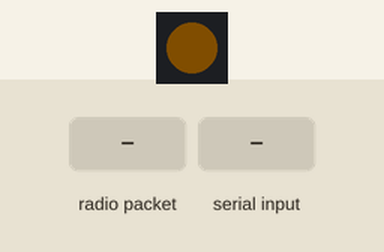
Recording of a program running on a simulated ESP32-S3. Parts: 1 RGB LEDs in strip order, left to right. The inputs (shaded band) are chosen by the test bench. Dim RGB values are drawn brighter than linear; no radio packets arrive unless stated; what the program prints to the serial monitor is not drawn.

Above: at 1.2 s.
1.3 s: radio packet "RESET_STATS" arrives
2.8 s: "RESET_STATS\n" received over Serial
4.3 s: "c\n" received over Serial
5.8 s: "1\n" received over Serial
Timing chart, 0 to 8.3 s (numbered marks = the images above; inputs shaded):
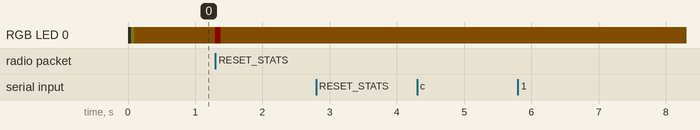

The program:

main.cpp
```cpp
#include <Arduino.h>
#include <Adafruit_NeoPixel.h>
#include <LoRa.h>
#include <SPI.h>

// Ground-side standalone LoRa link stability receiver.
// Receives fixed packets from rocket_lora_link_test and streams CSV reports to PC GUI.

static constexpr uint32_t kSerialBaud = 115200;

// Competition ground LoRa pins.
static constexpr int kLoraSck = 9;
static constexpr int kLoraMiso = 10;
static constexpr int kLoraMosi = 11;
static constexpr int kLoraNss = 12;
static constexpr int kLoraDio0 = 6;
static constexpr int kLoraDio1 = 5;
static constexpr int kLoraRst = 7;

static constexpr int kRgbPin = 48;
static constexpr int kRgbCount = 1;

// LoRa parameters from the agreed test table.
static constexpr long kLoraFreq = 433000000;
static constexpr long kLoraBw = 125E3;
static constexpr int kLoraSf = 9;
static constexpr int kLoraCr = 5;  // 4/5
static constexpr int kLoraPreambleLen = 8;
static constexpr byte kLoraSyncWord = 0x12;

static constexpr uint8_t kDefaultPacketLen = 16;
static constexpr uint8_t kGpsPacketLen = 40;
static constexpr uint8_t kMagic0 = 'L';
static constexpr uint8_t kMagic1 = 'Q';
static constexpr uint8_t kDefaultProtocolVersion = 3;
static constexpr uint8_t kGpsProtocolVersion = 4;
static constexpr uint8_t kPacketTypeDefault = 0xA5;
static constexpr uint8_t kPacketTypeGps = 0x47;
static constexpr uint32_t kLoraRetryMs = 3000;
static constexpr uint32_t kReportIntervalMs = 250;
static constexpr uint32_t kLinkTimeoutMs = 3000;
static constexpr uint32_t kEstimatedAirtimeMs = 247;
static constexpr float kEstimatedMaxPayloadHz = 1000.0f / static_cast<float>(kEstimatedAirtimeMs);

static SPIClass lora_spi(FSPI);
static Adafruit_NeoPixel rgb(kRgbCount, kRgbPin, NEO_GRB + NEO_KHZ800);

static bool lora_ready = false;
static bool have_seq = false;
static uint32_t last_lora_retry_ms = 0;
static uint32_t last_report_ms = 0;
static uint32_t last_rx_ms = 0;
static uint32_t first_rx_ms = 0;
static uint32_t last_seq = 0;
static uint32_t rx_valid = 0;
static uint32_t rx_bad = 0;
static uint32_t missing = 0;
static uint32_t duplicate = 0;
static uint32_t out_of_order = 0;
static uint32_t last_tx_ms = 0;
static uint32_t last_interval_ms = 0;
static uint32_t last_packet_gap_ms = 0;
static uint32_t min_packet_gap_ms = 0xFFFFFFFFUL;
static uint32_t max_packet_gap_ms = 0;
static char last_packet_type[8] = "none";
static char gps_status[16] = "---";
static bool gps_valid = false;
static double gps_lat = 0.0;
static double gps_lon = 0.0;
static double gps_alt_m = 0.0;
static uint8_t gps_sat = 0;
static float gps_hdop = 0.0f;
static uint16_t gps_fix_age_ms = 0;
static uint8_t gps_baud_code = 0;
static int last_rssi = 0;
static int min_rssi = 127;
static int max_rssi = -127;
static float avg_rssi = 0.0f;
static float last_snr = 0.0f;
static float min_snr = 99.0f;
static float max_snr = -99.0f;
static float avg_snr = 0.0f;
static char command_line[32];
static uint8_t command_idx = 0;
static uint32_t led_until_ms = 0;
static uint32_t led_color = 0;

static void set_led(uint8_t r, uint8_t g, uint8_t b, uint32_t hold_ms = 0) {
  led_color = rgb.Color(r, g, b);
  rgb.setPixelColor(0, led_color);
  rgb.show();
  led_until_ms = hold_ms == 0 ? 0 : millis() + hold_ms;
}

static void update_idle_led(uint32_t now_ms) {
  if (led_until_ms != 0 && static_cast<int32_t>(now_ms - led_until_ms) < 0) {
    return;
  }
  led_until_ms = 0;
  if (!lora_ready) {
    set_led(80, 0, 0);
    return;
  }
  if (last_rx_ms == 0 || now_ms - last_rx_ms > kLinkTimeoutMs) {
    set_led(40, 24, 0);
    return;
  }
  set_led(0, 0, 32);
}

static uint16_t read_u16_le(const uint8_t *buf, size_t idx) {
  return static_cast<uint16_t>(buf[idx]) |
         (static_cast<uint16_t>(buf[idx + 1]) << 8);
}

static uint32_t read_u32_le(const uint8_t *buf, size_t idx) {
  return static_cast<uint32_t>(buf[idx]) |
         (static_cast<uint32_t>(buf[idx + 1]) << 8) |
         (static_cast<uint32_t>(buf[idx + 2]) << 16) |
         (static_cast<uint32_t>(buf[idx + 3]) << 24);
}

static int32_t read_i32_le(const uint8_t *buf, size_t idx) {
  return static_cast<int32_t>(read_u32_le(buf, idx));
}

static uint8_t xor_crc(const uint8_t *buf, size_t len) {
  uint8_t crc = 0;
  for (size_t i = 0; i < len; i++) {
    crc ^= buf[i];
  }
  return crc;
}

static bool is_valid_default_packet(const uint8_t *buf, size_t len) {
  if (!buf || len != kDefaultPacketLen) {
    return false;
  }
  if (buf[0] != kMagic0 || buf[1] != kMagic1) {
    return false;
  }
  if (buf[2] != kDefaultProtocolVersion || buf[3] != kDefaultPacketLen) {
    return false;
  }
  if (buf[14] != kPacketTypeDefault) {
    return false;
  }
  return xor_crc(buf, kDefaultPacketLen - 1) == buf[kDefaultPacketLen - 1];
}

static bool is_valid_gps_packet(const uint8_t *buf, size_t len) {
  if (!buf || len != kGpsPacketLen) {
    return false;
  }
  if (buf[0] != kMagic0 || buf[1] != kMagic1) {
    return false;
  }
  if (buf[2] != kGpsProtocolVersion || buf[3] != kGpsPacketLen) {
    return false;
  }
  if (buf[14] != kPacketTypeGps || buf[35] != 0xA5) {
    return false;
  }
  return xor_crc(buf, kGpsPacketLen - 1) == buf[kGpsPacketLen - 1];
}

static void reset_stats() {
  have_seq = false;
  first_rx_ms = 0;
  last_rx_ms = 0;
  last_seq = 0;
  rx_valid = 0;
  rx_bad = 0;
  missing = 0;
  duplicate = 0;
  out_of_order = 0;
  last_tx_ms = 0;
  last_interval_ms = 0;
  last_packet_gap_ms = 0;
  min_packet_gap_ms = 0xFFFFFFFFUL;
  max_packet_gap_ms = 0;
  strncpy(last_packet_type, "none", sizeof(last_packet_type));
  strncpy(gps_status, "---", sizeof(gps_status));
  gps_valid = false;
  gps_lat = 0.0;
  gps_lon = 0.0;
  gps_alt_m = 0.0;
  gps_sat = 0;
  gps_hdop = 0.0f;
  gps_fix_age_ms = 0;
  gps_baud_code = 0;
  last_rssi = 0;
  min_rssi = 127;
  max_rssi = -127;
  avg_rssi = 0.0f;
  last_snr = 0.0f;
  min_snr = 99.0f;
  max_snr = -99.0f;
  avg_snr = 0.0f;
}

static bool init_lora() {
  pinMode(kLoraNss, OUTPUT);
  digitalWrite(kLoraNss, HIGH);
  pinMode(kLoraRst, OUTPUT);
  digitalWrite(kLoraRst, HIGH);
  pinMode(kLoraDio0, INPUT);
  pinMode(kLoraDio1, INPUT);

  lora_spi.begin(kLoraSck, kLoraMiso, kLoraMosi, kLoraNss);
  LoRa.setSPI(lora_spi);
  LoRa.setPins(kLoraNss, kLoraRst, kLoraDio0);

  digitalWrite(kLoraRst, LOW);
  delay(10);
  digitalWrite(kLoraRst, HIGH);
  delay(20);

  if (!LoRa.begin(kLoraFreq)) {
    return false;
  }

  LoRa.setSyncWord(kLoraSyncWord);
  LoRa.setSpreadingFactor(kLoraSf);
  LoRa.setSignalBandwidth(kLoraBw);
  LoRa.setCodingRate4(kLoraCr);
  LoRa.setPreambleLength(kLoraPreambleLen);
  LoRa.enableCrc();
  LoRa.disableInvertIQ();
  LoRa.receive();
  return true;
}

static void maintain_lora(uint32_t now_ms) {
  if (lora_ready || now_ms - last_lora_retry_ms < kLoraRetryMs) {
    return;
  }
  last_lora_retry_ms = now_ms;
  lora_ready = init_lora();
  Serial.println(lora_ready ? "# lora_rx_ready" : "# lora_rx_init_failed");
}

static void update_seq_stats(uint32_t seq) {
  if (!have_seq) {
    have_seq = true;
    last_seq = seq;
    return;
  }

  const uint32_t delta = seq - last_seq;
  if (delta == 0) {
    duplicate++;
    return;
  }
  if (delta > 0x80000000UL) {
    out_of_order++;
    return;
  }

  if (delta > 1) {
    missing += delta - 1;
  }
  last_seq = seq;
}

static void update_signal_stats(int rssi, float snr) {
  if (rx_valid == 1) {
    avg_rssi = rssi;
    avg_snr = snr;
  } else {
    avg_rssi += (static_cast<float>(rssi) - avg_rssi) / static_cast<float>(rx_valid);
    avg_snr += (snr - avg_snr) / static_cast<float>(rx_valid);
  }

  if (rssi < min_rssi) {
    min_rssi = rssi;
  }
  if (rssi > max_rssi) {
    max_rssi = rssi;
  }
  if (snr < min_snr) {
    min_snr = snr;
  }
  if (snr > max_snr) {
    max_snr = snr;
  }
}

static void handle_lora_rx() {
  const int packet_size = LoRa.parsePacket();
  if (packet_size <= 0) {
    return;
  }

  uint8_t packet[64];
  size_t len = 0;
  while (LoRa.available() && len < sizeof(packet)) {
    packet[len++] = static_cast<uint8_t>(LoRa.read());
  }
  while (LoRa.available()) {
    LoRa.read();
  }

  last_rssi = LoRa.packetRssi();
  last_snr = LoRa.packetSnr();

  const bool is_default_packet = is_valid_default_packet(packet, len);
  const bool is_gps_packet = is_valid_gps_packet(packet, len);
  if (!is_default_packet && !is_gps_packet) {
    rx_bad++;
    set_led(80, 0, 0, 80);
    LoRa.receive();
    return;
  }

  const uint32_t seq = read_u32_le(packet, 4);
  last_tx_ms = read_u32_le(packet, 8);
  last_interval_ms = read_u16_le(packet, 12);
  if (is_gps_packet) {
    strncpy(last_packet_type, "gps", sizeof(last_packet_type));
    const uint8_t flags = packet[15];
    gps_valid = (flags & 0x01) != 0;
    gps_lat = static_cast<double>(read_i32_le(packet, 16)) / 10000000.0;
    gps_lon = static_cast<double>(read_i32_le(packet, 20)) / 10000000.0;
    gps_alt_m = static_cast<double>(read_i32_le(packet, 24)) / 100.0;
    gps_sat = packet[28];
    gps_hdop = static_cast<float>(read_u16_le(packet, 29)) / 100.0f;
    gps_fix_age_ms = read_u16_le(packet, 31);
    gps_baud_code = packet[33];
    switch (packet[34]) {
      case 2:
        strncpy(gps_status, "FIX", sizeof(gps_status));
        break;
      case 1:
        strncpy(gps_status, "WAIT_FIX", sizeof(gps_status));
        break;
      default:
        strncpy(gps_status, "NO_DATA", sizeof(gps_status));
        break;
    }
  } else {
    strncpy(last_packet_type, "default", sizeof(last_packet_type));
  }

  const uint32_t now_ms = millis();
  if (rx_valid == 0) {
    first_rx_ms = now_ms;
  } else {
    last_packet_gap_ms = now_ms - last_rx_ms;
    if (last_packet_gap_ms < min_packet_gap_ms) {
      min_packet_gap_ms = last_packet_gap_ms;
    }
    if (last_packet_gap_ms > max_packet_gap_ms) {
      max_packet_gap_ms = last_packet_gap_ms;
    }
  }

  rx_valid++;
  last_rx_ms = now_ms;
  update_seq_stats(seq);
  update_signal_stats(last_rssi, last_snr);
  set_led(0, 80, 0, 12);

  LoRa.receive();
}

static void print_header() {
  Serial.println("report_ms,link,rx_valid,expected,missing,loss_pct,rx_rate_hz,bad,dup,old,last_seq,rssi,snr,avg_rssi,avg_snr,min_rssi,min_snr,max_rssi,max_snr,last_gap_ms,min_gap_ms,max_gap_ms,last_rx_age_ms,lora_ready,packet_type,gps_status,gps_valid,lat,lon,alt_m,sat,hdop,gps_fix_age_ms,gps_baud_code");
}

static void print_report(uint32_t now_ms) {
  const uint32_t expected = rx_valid + missing;
  const float loss_pct = expected == 0 ? 0.0f : 100.0f * static_cast<float>(missing) / static_cast<float>(expected);
  const float elapsed_s = first_rx_ms == 0 ? 0.0f : static_cast<float>(now_ms - first_rx_ms) / 1000.0f;
  const float rx_hz = elapsed_s <= 0.0f ? 0.0f : static_cast<float>(rx_valid) / elapsed_s;
  const uint32_t age_ms = last_rx_ms == 0 ? 0xFFFFFFFFUL : now_ms - last_rx_ms;
  const bool link_ok = lora_ready && last_rx_ms != 0 && age_ms <= kLinkTimeoutMs;

  Serial.print(now_ms);
  Serial.print(',');
  Serial.print(link_ok ? "OK" : (lora_ready ? "WAIT" : "LORA_FAIL"));
  Serial.print(',');
  Serial.print(rx_valid);
  Serial.print(',');
  Serial.print(expected);
  Serial.print(',');
  Serial.print(missing);
  Serial.print(',');
  Serial.print(loss_pct, 3);
  Serial.print(',');
  Serial.print(rx_hz, 3);
  Serial.print(',');
  Serial.print(rx_bad);
  Serial.print(',');
  Serial.print(duplicate);
  Serial.print(',');
  Serial.print(out_of_order);
  Serial.print(',');
  Serial.print(have_seq ? last_seq : 0);
  Serial.print(',');
  Serial.print(last_rssi);
  Serial.print(',');
  Serial.print(last_snr, 2);
  Serial.print(',');
  Serial.print(avg_rssi, 2);
  Serial.print(',');
  Serial.print(avg_snr, 2);
  Serial.print(',');
  Serial.print(min_rssi == 127 ? 0 : min_rssi);
  Serial.print(',');
  Serial.print(min_snr == 99.0f ? 0.0f : min_snr, 2);
  Serial.print(',');
  Serial.print(max_rssi == -127 ? 0 : max_rssi);
  Serial.print(',');
  Serial.print(max_snr == -99.0f ? 0.0f : max_snr, 2);
  Serial.print(',');
  Serial.print(last_packet_gap_ms);
  Serial.print(',');
  Serial.print(min_packet_gap_ms == 0xFFFFFFFFUL ? 0 : min_packet_gap_ms);
  Serial.print(',');
  Serial.print(max_packet_gap_ms);
  Serial.print(',');
  Serial.print(age_ms);
  Serial.print(',');
  Serial.print(lora_ready ? 1 : 0);
  Serial.print(',');
  Serial.print(last_packet_type);
  Serial.print(',');
  Serial.print(gps_status);
  Serial.print(',');
  Serial.print(gps_valid ? 1 : 0);
  Serial.print(',');
  Serial.print(gps_valid ? gps_lat : 0.0, 7);
  Serial.print(',');
  Serial.print(gps_valid ? gps_lon : 0.0, 7);
  Serial.print(',');
  Serial.print(gps_alt_m, 2);
  Serial.print(',');
  Serial.print(gps_sat);
  Serial.print(',');
  Serial.print(gps_hdop, 2);
  Serial.print(',');
  Serial.print(gps_fix_age_ms);
  Serial.print(',');
  Serial.println(gps_baud_code);
}

static void handle_command(const char *cmd) {
  if (strcmp(cmd, "RESET_STATS") == 0 || strcmp(cmd, "RESET") == 0) {
    reset_stats();
    Serial.println("# stats_reset");
    print_header();
    return;
  }
  if (strcmp(cmd, "CSV_HEADER") == 0) {
    print_header();
    return;
  }
  Serial.print("# unknown_command=");
  Serial.println(cmd);
}

static void handle_serial_commands() {
  while (Serial.available() > 0) {
    const char c = static_cast<char>(Serial.read());
    if (c == '\r') {
      continue;
    }
    if (c == '\n') {
      command_line[command_idx] = '\0';
      if (command_idx > 0) {
        handle_command(command_line);
      }
      command_idx = 0;
      continue;
    }
    if (command_idx < sizeof(command_line) - 1) {
      command_line[command_idx++] = c;
    }
  }
}

void setup() {
  Serial.begin(kSerialBaud);
  rgb.begin();
  rgb.setBrightness(32);
  set_led(24, 24, 0);

  uint32_t start_ms = millis();
  while (!Serial && millis() - start_ms < 1500) {
    delay(10);
  }

  reset_stats();
  Serial.println("# LoRa link stability RX");
  Serial.println("# params=freq433000000,bw125k,sf9,cr4/5,preamble8,sync0x12,crc_on,iq_off");
  Serial.print("# estimated_airtime_ms=");
  Serial.print(kEstimatedAirtimeMs);
  Serial.print(" estimated_max_payload_hz=");
  Serial.print(kEstimatedMaxPayloadHz, 2);
  Serial.println(" note=gps_payload_sf9_bw125_cr45");
  Serial.println("# packet_protocol=v3_default_len16_or_v4_gps_len40");
  Serial.println("# pins=sck=9,miso=10,mosi=11,nss=12,dio0=6,dio1=5,rst=7,rgb=48");
  print_header();

  lora_ready = init_lora();
  last_lora_retry_ms = millis();
  Serial.println(lora_ready ? "# lora_rx_ready" : "# lora_rx_init_failed");
}

void loop() {
  const uint32_t now_ms = millis();
  handle_serial_commands();
  maintain_lora(now_ms);

  if (lora_ready) {
    handle_lora_rx();
  }

  if (now_ms - last_report_ms >= kReportIntervalMs) {
    last_report_ms = now_ms;
    print_report(now_ms);
  }

  update_idle_led(now_ms);
  delay(1);
}
```

Measured:
- after the input at 1.3 s, RGB LED 0: RGB(5, 3, 0) → RGB(10, 0, 0) at once, → RGB(5, 3, 0) 0.08 s later
- after the input at 2.8 s, every drawn part: stays the same
- after the input at 4.3 s, every drawn part: stays the same
- after the input at 5.8 s, every drawn part: stays the same
